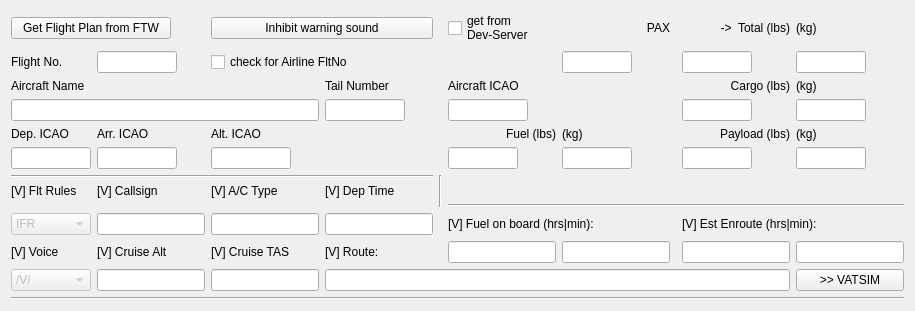
      <widget class="QWidget" name="planTab">
       <attribute name="title">
        <string>Flight Plan</string>
       </attribute>
       <layout class="QGridLayout" name="gridLayout_2">
        <item row="7" column="9">
         <widget class="QLabel" name="label_31">
          <property name="text">
           <string>(kg)</string>
          </property>
         </widget>
        </item>
        <item row="8" column="8">
         <widget class="QLineEdit" name="payload_lb">
          <property name="minimumSize">
           <size>
            <width>70</width>
            <height>0</height>
           </size>
          </property>
          <property name="maximumSize">
           <size>
            <width>70</width>
            <height>16777215</height>
           </size>
          </property>
          <property name="alignment">
           <set>Qt::AlignRight|Qt::AlignTrailing|Qt::AlignVCenter</set>
          </property>
          <property name="readOnly">
           <bool>true</bool>
          </property>
         </widget>
        </item>
        <item row="7" column="8">
         <widget class="QLabel" name="label_16">
          <property name="text">
           <string>Payload (lbs)</string>
          </property>
          <property name="alignment">
           <set>Qt::AlignRight|Qt::AlignTrailing|Qt::AlignVCenter</set>
          </property>
         </widget>
        </item>
        <item row="14" column="9">
         <widget class="QPushButton" name="btnFpVATSIM">
          <property name="text">
           <string>&gt;&gt; VATSIM</string>
          </property>
         </widget>
        </item>
        <item row="12" column="0">
         <widget class="QComboBox" name="flightType">
          <property name="enabled">
           <bool>false</bool>
          </property>
          <property name="minimumSize">
           <size>
            <width>80</width>
            <height>0</height>
           </size>
          </property>
          <property name="maximumSize">
           <size>
            <width>80</width>
            <height>16777215</height>
           </size>
          </property>
          <item>
           <property name="text">
            <string>IFR</string>
           </property>
          </item>
          <item>
           <property name="text">
            <string>VFR</string>
           </property>
          </item>
         </widget>
        </item>
        <item row="8" column="6">
         <widget class="QLineEdit" name="fuel_kg">
          <property name="minimumSize">
           <size>
            <width>70</width>
            <height>0</height>
           </size>
          </property>
          <property name="maximumSize">
           <size>
            <width>70</width>
            <height>16777215</height>
           </size>
          </property>
          <property name="readOnly">
           <bool>true</bool>
          </property>
         </widget>
        </item>
        <item row="1" column="0">
         <widget class="QLabel" name="label_32">
          <property name="text">
           <string>Flight No.</string>
          </property>
         </widget>
        </item>
        <item row="8" column="2">
         <widget class="QLineEdit" name="altIcao">
          <property name="minimumSize">
           <size>
            <width>80</width>
            <height>0</height>
           </size>
          </property>
          <property name="maximumSize">
           <size>
            <width>80</width>
            <height>16777215</height>
           </size>
          </property>
          <property name="readOnly">
           <bool>true</bool>
          </property>
         </widget>
        </item>
        <item row="13" column="8">
         <widget class="QLineEdit" name="edtVatEnrouteHrs">
          <property name="toolTip">
           <string/>
          </property>
          <property name="alignment">
           <set>Qt::AlignRight|Qt::AlignTrailing|Qt::AlignVCenter</set>
          </property>
          <property name="readOnly">
           <bool>true</bool>
          </property>
         </widget>
        </item>
        <item row="3" column="9">
         <widget class="QLabel" name="label_24">
          <property name="text">
           <string>(kg)</string>
          </property>
         </widget>
        </item>
        <item row="10" column="5">
         <widget class="QLabel" name="lbPlaneFuelLb">
          <property name="text">
           <string/>
          </property>
          <property name="alignment">
           <set>Qt::AlignRight|Qt::AlignTrailing|Qt::AlignVCenter</set>
          </property>
         </widget>
        </item>
        <item row="13" column="5">
         <widget class="QLineEdit" name="edtVatFobHrs"/>
        </item>
        <item row="13" column="6">
         <widget class="QLineEdit" name="edtVatFobMins"/>
        </item>
        <item row="12" column="2">
         <widget class="QLineEdit" name="edtVatAcType">
          <property name="readOnly">
           <bool>true</bool>
          </property>
         </widget>
        </item>
        <item row="10" column="3">
         <widget class="QLabel" name="label_58">
          <property name="text">
           <string>[V] Dep Time</string>
          </property>
         </widget>
        </item>
        <item row="12" column="8" colspan="2">
         <widget class="QLabel" name="label_59">
          <property name="text">
           <string>[V] Est Enroute (hrs|min):</string>
          </property>
          <property name="alignment">
           <set>Qt::AlignLeading|Qt::AlignLeft|Qt::AlignVCenter</set>
          </property>
         </widget>
        </item>
        <item row="14" column="1">
         <widget class="QLineEdit" name="edtVatFlightLevel">
          <property name="readOnly">
           <bool>true</bool>
          </property>
         </widget>
        </item>
        <item row="13" column="1">
         <widget class="QLabel" name="label_55">
          <property name="text">
           <string>[V] Cruise Alt</string>
          </property>
         </widget>
        </item>
        <item row="12" column="3">
         <widget class="QLineEdit" name="edtVatDepTime">
          <property name="toolTip">
           <string extracomment="Departure Time in the format xxxx, Zulu Time"/>
          </property>
          <property name="readOnly">
           <bool>true</bool>
          </property>
         </widget>
        </item>
        <item row="10" column="9">
         <widget class="QLabel" name="lbPlanePayloadKg">
          <property name="text">
           <string/>
          </property>
         </widget>
        </item>
        <item row="1" column="2" colspan="2">
         <widget class="QCheckBox" name="cbAirlineFlight">
          <property name="text">
           <string>check for Airline FltNo</string>
          </property>
         </widget>
        </item>
        <item row="3" column="3">
         <widget class="QLabel" name="label_19">
          <property name="text">
           <string>Tail Number</string>
          </property>
         </widget>
        </item>
        <item row="13" column="9">
         <widget class="QLineEdit" name="edtVatEnrouteMins">
          <property name="readOnly">
           <bool>true</bool>
          </property>
         </widget>
        </item>
        <item row="5" column="3">
         <widget class="QLineEdit" name="tailNumber">
          <property name="minimumSize">
           <size>
            <width>80</width>
            <height>0</height>
           </size>
          </property>
          <property name="maximumSize">
           <size>
            <width>80</width>
            <height>16777215</height>
           </size>
          </property>
          <property name="autoFillBackground">
           <bool>false</bool>
          </property>
          <property name="readOnly">
           <bool>true</bool>
          </property>
         </widget>
        </item>
        <item row="0" column="0" colspan="2">
         <widget class="QPushButton" name="getFlightplanButton">
          <property name="minimumSize">
           <size>
            <width>80</width>
            <height>0</height>
           </size>
          </property>
          <property name="maximumSize">
           <size>
            <width>160</width>
            <height>16777215</height>
           </size>
          </property>
          <property name="text">
           <string>Get Flight Plan from FTW</string>
          </property>
         </widget>
        </item>
        <item row="12" column="1">
         <widget class="QLineEdit" name="edtVatCallsign">
          <property name="readOnly">
           <bool>true</bool>
          </property>
         </widget>
        </item>
        <item row="9" column="0" colspan="4">
         <widget class="Line" name="line_2">
          <property name="orientation">
           <enum>Qt::Horizontal</enum>
          </property>
         </widget>
        </item>
        <item row="8" column="9">
         <widget class="QLineEdit" name="payload_kg">
          <property name="minimumSize">
           <size>
            <width>70</width>
            <height>0</height>
           </size>
          </property>
          <property name="maximumSize">
           <size>
            <width>70</width>
            <height>16777215</height>
           </size>
          </property>
          <property name="alignment">
           <set>Qt::AlignLeading|Qt::AlignLeft|Qt::AlignVCenter</set>
          </property>
          <property name="readOnly">
           <bool>true</bool>
          </property>
         </widget>
        </item>
        <item row="9" column="4" rowspan="3">
         <widget class="Line" name="line_4">
          <property name="orientation">
           <enum>Qt::Vertical</enum>
          </property>
         </widget>
        </item>
        <item row="1" column="6">
         <widget class="QLineEdit" name="pax_count">
          <property name="minimumSize">
           <size>
            <width>70</width>
            <height>0</height>
           </size>
          </property>
          <property name="maximumSize">
           <size>
            <width>70</width>
            <height>16777215</height>
           </size>
          </property>
          <property name="alignment">
           <set>Qt::AlignRight|Qt::AlignTrailing|Qt::AlignVCenter</set>
          </property>
          <property name="readOnly">
           <bool>true</bool>
          </property>
         </widget>
        </item>
        <item row="5" column="0" colspan="3">
         <widget class="QLineEdit" name="acName">
          <property name="sizePolicy">
           <sizepolicy hsizetype="Expanding" vsizetype="Fixed">
            <horstretch>0</horstretch>
            <verstretch>0</verstretch>
           </sizepolicy>
          </property>
          <property name="readOnly">
           <bool>true</bool>
          </property>
         </widget>
        </item>
        <item row="10" column="6">
         <widget class="QLabel" name="lbPlaneFuelKg">
          <property name="text">
           <string/>
          </property>
         </widget>
        </item>
        <item row="14" column="3" colspan="6">
         <widget class="QLineEdit" name="edtVatRoute">
          <property name="readOnly">
           <bool>true</bool>
          </property>
         </widget>
        </item>
        <item row="0" column="5">
         <widget class="QCheckBox" name="cbDevServerScript">
          <property name="text">
           <string>get from
Dev-Server</string>
          </property>
         </widget>
        </item>
        <item row="3" column="8">
         <widget class="QLabel" name="label_27">
          <property name="text">
           <string>Cargo (lbs)</string>
          </property>
          <property name="alignment">
           <set>Qt::AlignRight|Qt::AlignTrailing|Qt::AlignVCenter</set>
          </property>
         </widget>
        </item>
        <item row="0" column="9">
         <widget class="QLabel" name="label_28">
          <property name="text">
           <string>(kg)</string>
          </property>
         </widget>
        </item>
        <item row="3" column="0">
         <widget class="QLabel" name="label_17">
          <property name="text">
           <string>Aircraft Name</string>
          </property>
         </widget>
        </item>
        <item row="13" column="3">
         <widget class="QLabel" name="label_33">
          <property name="text">
           <string>[V] Route:</string>
          </property>
         </widget>
        </item>
        <item row="1" column="1">
         <widget class="QLineEdit" name="flightNo">
          <property name="minimumSize">
           <size>
            <width>80</width>
            <height>0</height>
           </size>
          </property>
          <property name="maximumSize">
           <size>
            <width>80</width>
            <height>16777215</height>
           </size>
          </property>
          <property name="text">
           <string/>
          </property>
          <property name="readOnly">
           <bool>true</bool>
          </property>
         </widget>
        </item>
        <item row="7" column="0">
         <widget class="QLabel" name="label_21">
          <property name="text">
           <string>Dep. ICAO</string>
          </property>
         </widget>
        </item>
        <item row="8" column="5">
         <widget class="QLineEdit" name="fuel_lb">
          <property name="minimumSize">
           <size>
            <width>70</width>
            <height>0</height>
           </size>
          </property>
          <property name="maximumSize">
           <size>
            <width>70</width>
            <height>16777215</height>
           </size>
          </property>
          <property name="sizeIncrement">
           <size>
            <width>0</width>
            <height>0</height>
           </size>
          </property>
          <property name="alignment">
           <set>Qt::AlignRight|Qt::AlignTrailing|Qt::AlignVCenter</set>
          </property>
          <property name="readOnly">
           <bool>true</bool>
          </property>
         </widget>
        </item>
        <item row="8" column="0">
         <widget class="QLineEdit" name="depIcao">
          <property name="minimumSize">
           <size>
            <width>80</width>
            <height>0</height>
           </size>
          </property>
          <property name="maximumSize">
           <size>
            <width>80</width>
            <height>16777215</height>
           </size>
          </property>
          <property name="readOnly">
           <bool>true</bool>
          </property>
         </widget>
        </item>
        <item row="8" column="1">
         <widget class="QLineEdit" name="arrIcao">
          <property name="minimumSize">
           <size>
            <width>80</width>
            <height>0</height>
           </size>
          </property>
          <property name="maximumSize">
           <size>
            <width>80</width>
            <height>16777215</height>
           </size>
          </property>
          <property name="readOnly">
           <bool>true</bool>
          </property>
         </widget>
        </item>
        <item row="0" column="2" colspan="2">
         <widget class="QPushButton" name="inhibitWarnSoundButton">
          <property name="text">
           <string>Inhibit warning sound</string>
          </property>
         </widget>
        </item>
        <item row="13" column="2">
         <widget class="QLabel" name="label_57">
          <property name="text">
           <string>[V] Cruise TAS</string>
          </property>
         </widget>
        </item>
        <item row="3" column="5">
         <widget class="QLabel" name="acIcaoLabel">
          <property name="text">
           <string>Aircraft ICAO</string>
          </property>
         </widget>
        </item>
        <item row="14" column="0">
         <widget class="QComboBox" name="cbVatVoice">
          <property name="enabled">
           <bool>false</bool>
          </property>
          <item>
           <property name="text">
            <string>/V/</string>
           </property>
          </item>
          <item>
           <property name="text">
            <string>/R/</string>
           </property>
          </item>
          <item>
           <property name="text">
            <string>/T/</string>
           </property>
          </item>
         </widget>
        </item>
        <item row="0" column="6">
         <widget class="QLabel" name="label_26">
          <property name="text">
           <string>PAX</string>
          </property>
          <property name="alignment">
           <set>Qt::AlignRight|Qt::AlignTrailing|Qt::AlignVCenter</set>
          </property>
         </widget>
        </item>
        <item row="5" column="5">
         <widget class="QLineEdit" name="acIcao">
          <property name="minimumSize">
           <size>
            <width>80</width>
            <height>0</height>
           </size>
          </property>
          <property name="maximumSize">
           <size>
            <width>80</width>
            <height>16777215</height>
           </size>
          </property>
          <property name="readOnly">
           <bool>true</bool>
          </property>
         </widget>
        </item>
        <item row="5" column="8">
         <widget class="QLineEdit" name="cargo_lb">
          <property name="minimumSize">
           <size>
            <width>70</width>
            <height>0</height>
           </size>
          </property>
          <property name="maximumSize">
           <size>
            <width>70</width>
            <height>16777215</height>
           </size>
          </property>
          <property name="alignment">
           <set>Qt::AlignRight|Qt::AlignTrailing|Qt::AlignVCenter</set>
          </property>
          <property name="readOnly">
           <bool>true</bool>
          </property>
         </widget>
        </item>
        <item row="10" column="8">
         <widget class="QLabel" name="lbPlanePayloadLb">
          <property name="text">
           <string/>
          </property>
          <property name="alignment">
           <set>Qt::AlignRight|Qt::AlignTrailing|Qt::AlignVCenter</set>
          </property>
         </widget>
        </item>
        <item row="11" column="5" colspan="5">
         <widget class="Line" name="line_3">
          <property name="orientation">
           <enum>Qt::Horizontal</enum>
          </property>
         </widget>
        </item>
        <item row="10" column="2">
         <widget class="QLabel" name="label_11">
          <property name="text">
           <string>[V] A/C Type</string>
          </property>
         </widget>
        </item>
        <item row="10" column="1">
         <widget class="QLabel" name="label_60">
          <property name="text">
           <string>[V] Callsign</string>
          </property>
         </widget>
        </item>
        <item row="15" column="0" colspan="10">
         <widget class="Line" name="line">
          <property name="orientation">
           <enum>Qt::Horizontal</enum>
          </property>
         </widget>
        </item>
        <item row="7" column="2">
         <widget class="QLabel" name="label_30">
          <property name="text">
           <string>Alt. ICAO</string>
          </property>
         </widget>
        </item>
        <item row="13" column="0">
         <widget class="QLabel" name="label_61">
          <property name="text">
           <string>[V] Voice</string>
          </property>
         </widget>
        </item>
        <item row="5" column="9">
         <widget class="QLineEdit" name="cargo_kg">
          <property name="minimumSize">
           <size>
            <width>70</width>
            <height>0</height>
           </size>
          </property>
          <property name="maximumSize">
           <size>
            <width>70</width>
            <height>16777215</height>
           </size>
          </property>
          <property name="alignment">
           <set>Qt::AlignLeading|Qt::AlignLeft|Qt::AlignVCenter</set>
          </property>
          <property name="readOnly">
           <bool>true</bool>
          </property>
         </widget>
        </item>
        <item row="1" column="9">
         <widget class="QLineEdit" name="pax_kg">
          <property name="minimumSize">
           <size>
            <width>70</width>
            <height>0</height>
           </size>
          </property>
          <property name="maximumSize">
           <size>
            <width>70</width>
            <height>16777215</height>
           </size>
          </property>
          <property name="alignment">
           <set>Qt::AlignLeading|Qt::AlignLeft|Qt::AlignVCenter</set>
          </property>
          <property name="readOnly">
           <bool>true</bool>
          </property>
         </widget>
        </item>
        <item row="14" column="2">
         <widget class="QLineEdit" name="edtVatCrzTas">
          <property name="readOnly">
           <bool>true</bool>
          </property>
         </widget>
        </item>
        <item row="7" column="6">
         <widget class="QLabel" name="label_23">
          <property name="text">
           <string>(kg)</string>
          </property>
         </widget>
        </item>
        <item row="7" column="5">
         <widget class="QLabel" name="label_22">
          <property name="text">
           <string>Fuel (lbs)</string>
          </property>
          <property name="alignment">
           <set>Qt::AlignRight|Qt::AlignTrailing|Qt::AlignVCenter</set>
          </property>
         </widget>
        </item>
        <item row="10" column="0">
         <widget class="QLabel" name="label_20">
          <property name="text">
           <string>[V] Flt Rules</string>
          </property>
         </widget>
        </item>
        <item row="0" column="8">
         <widget class="QLabel" name="label_29">
          <property name="text">
           <string>-&gt;  Total (lbs)</string>
          </property>
          <property name="alignment">
           <set>Qt::AlignRight|Qt::AlignTrailing|Qt::AlignVCenter</set>
          </property>
         </widget>
        </item>
        <item row="7" column="1">
         <widget class="QLabel" name="label_25">
          <property name="text">
           <string>Arr. ICAO</string>
          </property>
         </widget>
        </item>
        <item row="12" column="5" colspan="2">
         <widget class="QLabel" name="label_62">
          <property name="text">
           <string>[V] Fuel on board (hrs|min):</string>
          </property>
         </widget>
        </item>
        <item row="1" column="8">
         <widget class="QLineEdit" name="pax_lb">
          <property name="minimumSize">
           <size>
            <width>70</width>
            <height>0</height>
           </size>
          </property>
          <property name="maximumSize">
           <size>
            <width>70</width>
            <height>16777215</height>
           </size>
          </property>
          <property name="alignment">
           <set>Qt::AlignRight|Qt::AlignTrailing|Qt::AlignVCenter</set>
          </property>
          <property name="readOnly">
           <bool>true</bool>
          </property>
         </widget>
        </item>
       </layout>
      </widget>
